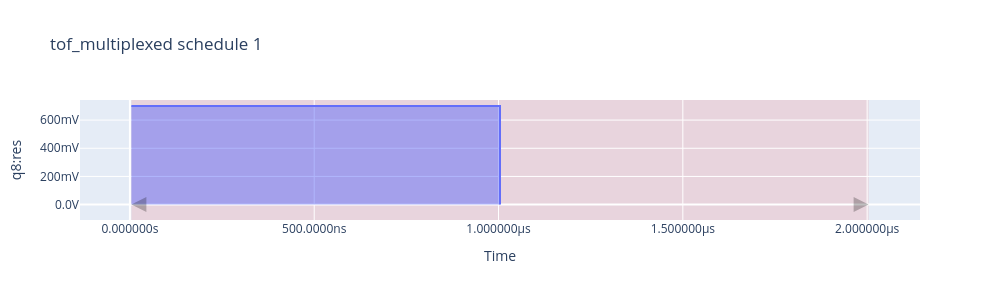

Notebook code for this chart:
### Code cell
# Plot Time of Flight Pulse Diagram
tof = TimeOfFlight(qubit, module_number=6)
tof.execute(
    frequency_detuning=50e6, 
    pulse_duration=1e-6, 
    pulse_amp=0.7, 
    acquisition_duration=2e-6, 
    repetitions=1
)
compiled_schedule = tof.compile()
compiled_schedule.plot_pulse_diagram(plot_backend='plotly')

### Figure 1 — Plotly figure (JSON) as saved in the notebook; plotly's stock layout.template omitted (floating-point values rounded to 4 significant figures)
{"data": [{"fill": "tozeroy", "hoverinfo": "x+y+name", "hoverlabel": {"namelength": -1}, "legendgroup": "0", "line": {"color": "#636EFA"}, "mode": "lines", "name": "VoltageOffset, clock q8.ro+\nSquarePulse, clock q8.ro", "showlegend": true, "type": "scatter", "x": [4e-09, 1e-06, 1e-06, 1e-06, 1e-06, 1.004e-06, 1.004e-06], "xaxis": "x", "y": [0.7, 0.7, 0.7, 0.7, 0.7, 0.7, 0.0], "yaxis": "y"}, {"marker": {"color": "rgba(0,0,0,.25)", "size": 15, "symbol": ["arrow-bar-left", "arrow-bar-right"]}, "mode": "markers", "name": "Trace", "type": "scatter", "x": [4e-09, 2.004e-06], "xaxis": "x", "y": [0, 0], "yaxis": "y"}], "layout": {"height": 300, "shapes": [{"fillcolor": "rgba(255,0,0,0.1)", "layer": "below", "line": {"color": "rgba(0,0,0,0)", "width": 3}, "name": "Trace", "type": "rect", "x0": 4e-09, "x1": 2.004e-06, "xref": "x", "y0": 0, "y1": 1, "yref": "y domain"}], "showlegend": false, "title": {"text": "tof_multiplexed schedule 1"}, "width": 1000, "xaxis": {"anchor": "y", "domain": [0, 1], "hoverformat": ".3s", "showgrid": true, "tickformat": ".2s", "tickformatstops": [{"dtickrange": [null, 1e-09], "value": ".10s"}, {"dtickrange": [1e-09, 1e-06], "value": ".7s"}, {"dtickrange": [1e-06, 0.001], "value": ".4s"}], "ticksuffix": "s", "title": {"text": "Time"}}, "yaxis": {"anchor": "x", "autorange": true, "domain": [0, 1], "hoverformat": ".3s", "tickformat": ".2s", "ticksuffix": "V", "title": {"text": "q8:res"}}}}
